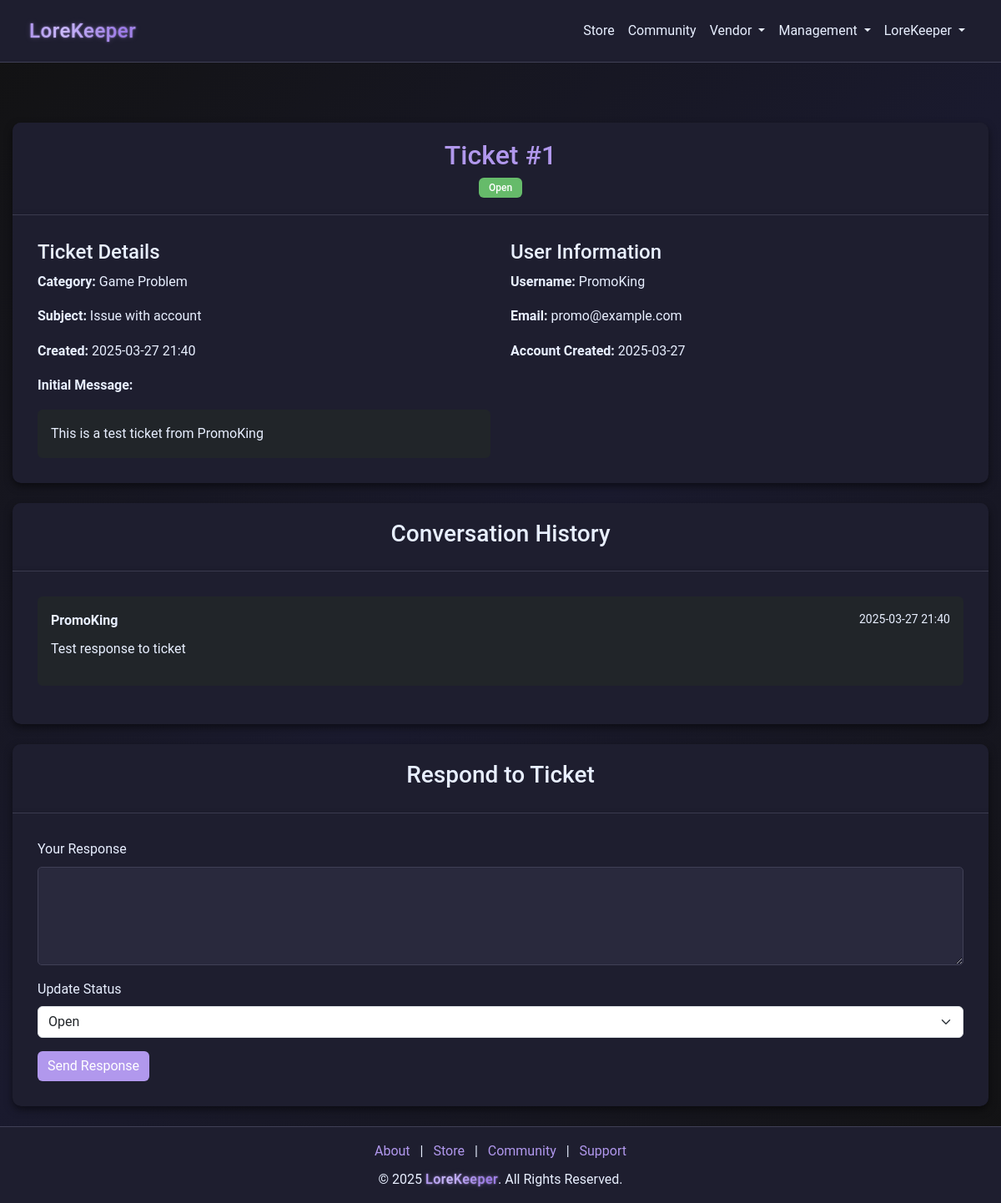
Page /moderator/view_ticket/1 (signed in) on the earlier database version.
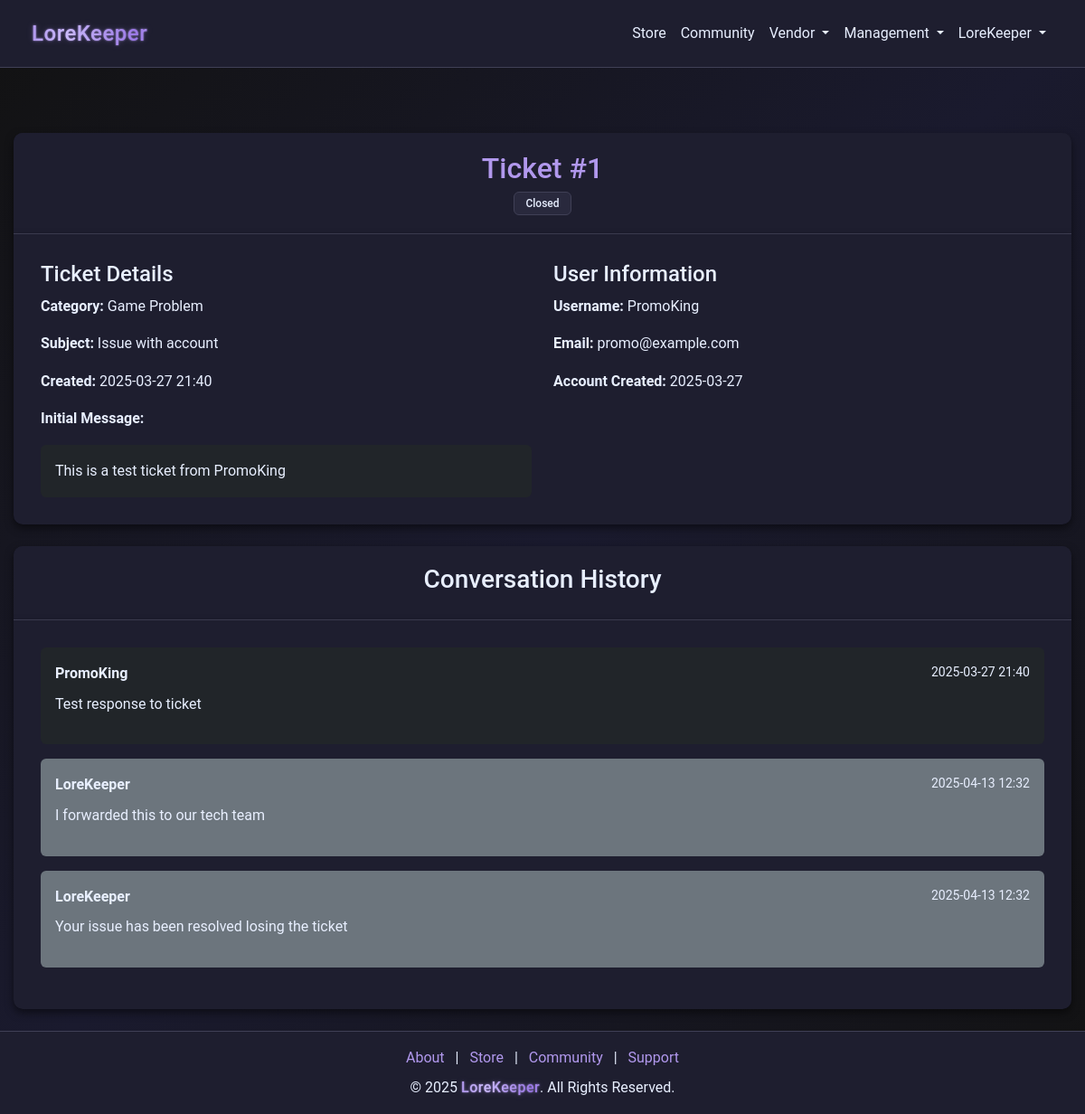
Same page on the later database version.
### models.py (models this page shows)
class SupportTicket(db.Model):
    __tablename__ = "support_tickets"
    id = db.Column(db.Integer, primary_key=True)
    user_id = db.Column(db.Integer, db.ForeignKey("users.id"), nullable=False)
    category = db.Column(db.String(100), nullable=False)
    subject = db.Column(db.String(100), nullable=False)
    message = db.Column(db.Text, nullable=False)
    status = db.Column(db.String(20), default="Open", index=True)
    created_at = db.Column(db.DateTime, default=datetime.utcnow)
    responses = db.relationship(
        "SupportTicketResponse",
        back_populates="ticket",
        lazy="dynamic",
        cascade="all, delete-orphan",
    )
    user = db.relationship("User", back_populates="tickets")

class User(db.Model):
    __tablename__ = "users"
    id = db.Column(db.Integer, primary_key=True)
    username = db.Column(db.String(64), nullable=False, index=True)
    email = db.Column(db.String(128), unique=True, nullable=False, index=True)
    password = db.Column(db.String(128), nullable=False)
    bio = db.Column(db.String(256), default="")
    privilege_id = db.Column(db.Integer, db.ForeignKey("privileges.id"), default=1)
    created_at = db.Column(db.DateTime, default=datetime.utcnow)
    status = db.Column(db.String(64), default="Active", index=True)
    balance = db.Column(db.Integer, default=0)
    pending_balance = db.Column(db.Integer, default=0)
    purchases = db.relationship(
        "Purchase", back_populates="user", lazy=True, cascade="all, delete-orphan"
    )
    subscription = db.relationship(
        "Subscription", back_populates="user", lazy=True, cascade="all, delete-orphan"
    )
    received_transactions = db.relationship(
        "Receipt", foreign_keys="Receipt.receiver_id", back_populates="receiver"
    )
    tickets = db.relationship("SupportTicket", back_populates="user")
    responses = db.relationship("SupportTicketResponse", back_populates="responder")
    balance_logs = db.relationship("TransactionLog", back_populates="user")
    game_states = db.relationship("GameState", back_populates="user")
    grindstone_items = db.relationship("GrindStoneItem", back_populates="user")
    community_posts = db.relationship("CommunityPost", back_populates="creator")
    community_replies = db.relationship("CommunityReply", back_populates="creator")

class SupportTicketResponse(db.Model):
    __tablename__ = "support_ticket_responses"
    id = db.Column(db.Integer, primary_key=True)
    ticket_id = db.Column(
        db.Integer, db.ForeignKey("support_tickets.id"), nullable=False
    )
    responder_id = db.Column(db.Integer, db.ForeignKey("users.id"), nullable=False)
    response = db.Column(db.Text, nullable=False)
    created_at = db.Column(db.DateTime, default=datetime.utcnow)
    is_user = db.Column(db.Boolean, default=False)
    ticket = db.relationship("SupportTicket", back_populates="responses")
    responder = db.relationship("User", back_populates="responses")

### app.py (the view)
@app.route("/moderator/view_ticket/<int:ticket_id>", methods=["GET"])
def view_ticket(ticket_id):
    if session.get("privilege_id") < 998:
        flash("Access denied! Moderators only.", "danger")
        return redirect(url_for("home"))
    ticket = SupportTicket.query.get_or_404(ticket_id)
    user = User.query.get(ticket.user_id)
    purchases = Purchase.query.filter_by(user_id=ticket.user_id).all()
    responses = ticket.responses.all()  # This uses the relationship we defined
    return render_template(
        "moderator_view_ticket.html",
        ticket=ticket,
        user=user,
        purchases=purchases,
        responses=responses,  # Pass responses separately
        get_username_from_id=get_username_from_id,
        TICKET_STATUS=TICKET_STATUS,
    )

### app.py (called while the page is built)
@app.after_request
def add_header(response):
    response.headers["Cache-Control"] = "no-store"
    return response

@app.route("/get_username_from_id/<int:user_id>")
def get_username_from_id(user_id):
    user = User.query.filter_by(id=user_id).first()
    return user.username

@app.before_request
def before_request():
    try:
        if session.get("user_id"):
            session.permanent = True
        else:
            getCookie()
    except Exception:
        session.clear()

### templates/moderator_view_ticket.html
{% extends "nav_footer_template.html" %}
{% block content %}
<div class="container mt-5">
    <div class="card mb-4">
        <div class="card-header">
            <h2>Ticket #{{ ticket.id }}</h2>
            <span class="badge {% if ticket.status == 'Open' %}bg-success{% else %}bg-secondary{% endif %}">
                {{ ticket.status }}
            </span>
        </div>
        <div class="card-body">
            <div class="row">
                <div class="col-md-6">
                    <h4>Ticket Details</h4>
                    <p><strong>Category:</strong> {{ ticket.category }}</p>
                    <p><strong>Subject:</strong> {{ ticket.subject }}</p>
                    <p><strong>Created:</strong> {{ ticket.created_at.strftime('%Y-%m-%d %H:%M') }}</p>
                    <p><strong>Initial Message:</strong></p>
                    <div class="p-3 bg-dark rounded">
                        {{ ticket.message }}
                    </div>
                </div>
                <div class="col-md-6">
                    <h4>User Information</h4>
                    <p><strong>Username:</strong> {{ get_username_from_id(ticket.user_id) }}</p>
                    <p><strong>Email:</strong> {{ user.email }}</p>
                    <p><strong>Account Created:</strong> {{ user.created_at.strftime('%Y-%m-%d') }}</p>
                </div>
            </div>
        </div>
    </div>
    {% if responses %}
    <div class="card mb-4">
        <div class="card-header">
            <h3>Conversation History</h3>
        </div>
        <div class="card-body">
            {% for response in responses %}
            <div class="mb-3 p-3 {% if response.is_user %}bg-dark{% else %}bg-secondary{% endif %} rounded">
                <div class="d-flex justify-content-between">
                    <strong>{{ get_username_from_id(response.responder_id) }}</strong>
                    <small>{{ response.created_at.strftime('%Y-%m-%d %H:%M') }}</small>
                </div>
                <p class="mt-2">{{ response.response }}</p>
            </div>
            {% endfor %}
        </div>
    </div>
    {% endif %}
    {% if ticket.status != 'Closed' %}
    <div class="card mb-4">
        <div class="card-header">
            <h3>Respond to Ticket</h3>
        </div>
        <div class="card-body">
            <form method="POST" action="{{ url_for('moderator_respond', ticket_id=ticket.id) }}">
                <div class="mb-3">
                    <label for="response" class="form-label">Your Response</label>
                    <textarea class="form-control" id="response" name="response" rows="4" required></textarea>
                </div>
                <div class="mb-3">
                    <label for="status" class="form-label">Update Status</label>
                    <select class="form-select" id="status" name="status">
                        {% for status in TICKET_STATUS %}
                        <option value="{{ status }}" {% if ticket.status == status %}selected{% endif %}>
                            {{ status }}
                        </option>
                        {% endfor %}
                    </select>
                </div>
                <button type="submit" class="btn btn-primary">Send Response</button>
            </form>
        </div>
    </div>
    {% endif %}
</div>
{% endblock %}

Differences in the rows shown:
changed SupportTicket "Game Problem": status "Open" → "Closed"; status "Open" → (not shown)
added SupportTicketResponse: created_at "2025-04-13 12:32", response "I forwarded this to our tech team"
now on this page (row edited): User: username "LoreKeeper"
added SupportTicketResponse: created_at "2025-04-13 12:32", response "Your issue has been resolved losing the ticket"
Other differences:
text no longer shown: "Respond to Ticket Your Response Update Status Send Response"
